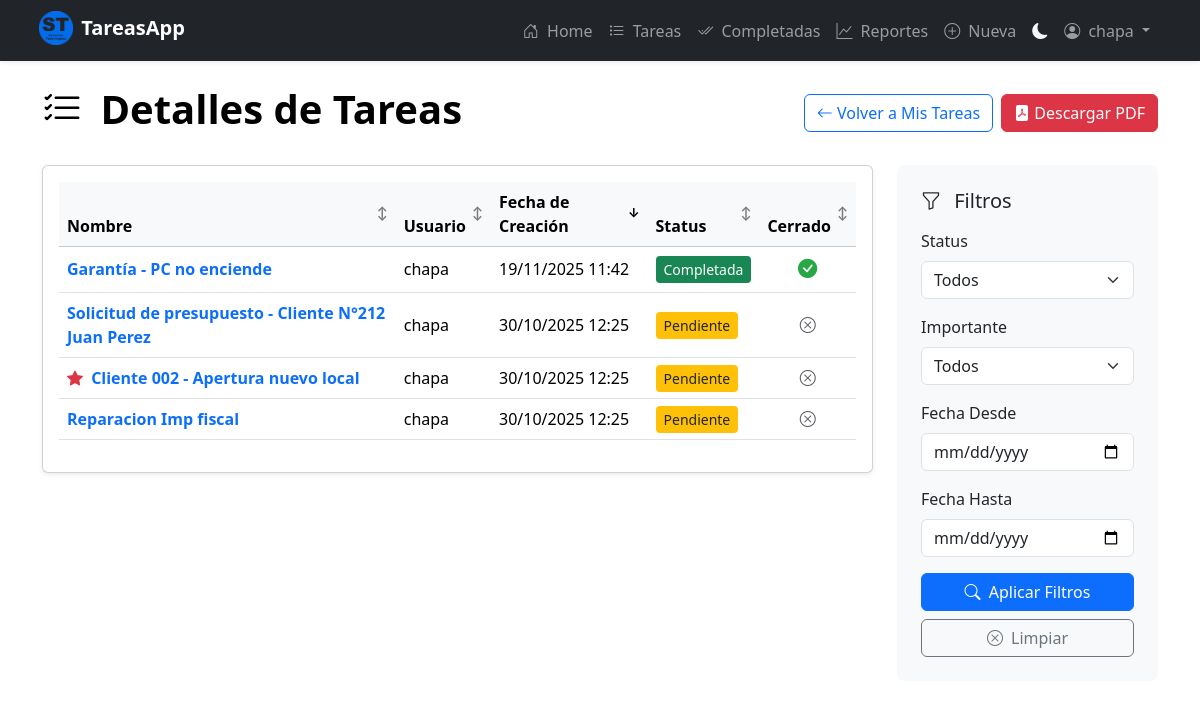
The app's page /tasks/details/ (signed in) with its own data.
### tasks/models.py (models this page shows, shortened)
class Task(models.Model):
  title = models.CharField(max_length=200)
  description = models.TextField(max_length=1000)
  created = models.DateTimeField(auto_now_add=True)
  datecompleted = models.DateTimeField(null=True, blank=True)
  important = models.BooleanField(default=False)
  user = models.ForeignKey(User, on_delete=models.CASCADE, related_name='owned_tasks')
  class Meta:
    verbose_name = 'Tarea'
    verbose_name_plural = 'Tareas'
    ordering = ['-created']

### tasks/views.py (the view)
# urls.py: path('tasks/details/', views.tasks_details, name='tasks_details'),
@login_required
def tasks_details(request):
    all_tasks = get_user_accessible_tasks(request.user)
    filter_status = request.GET.get('status', '')
    filter_important = request.GET.get('important', '')
    filter_date_from = request.GET.get('date_from', '')
    filter_date_to = request.GET.get('date_to', '')
    tasks = all_tasks
    if filter_status == 'completed':
        tasks = tasks.filter(datecompleted__isnull=False)
    elif filter_status == 'pending':
        tasks = tasks.filter(datecompleted__isnull=True)
    if filter_important == 'yes':
        tasks = tasks.filter(important=True)
    elif filter_important == 'no':
        tasks = tasks.filter(important=False)
    if filter_date_from:
        from django.utils.dateparse import parse_date
        date_from = parse_date(filter_date_from)
        if date_from:
            tasks = tasks.filter(created__gte=date_from)
    if filter_date_to:
        from django.utils.dateparse import parse_date
        date_to = parse_date(filter_date_to)
        if date_to:
            tasks = tasks.filter(created__lte=date_to)
    sort_by = request.GET.get('sort', 'created')
    sort_order = request.GET.get('order', 'desc')
    valid_sort_fields = ['title', 'user__username', 'created', 'datecompleted', 'important']
    if sort_by in valid_sort_fields:
        if sort_order == 'asc':
            tasks = tasks.order_by(sort_by)
        else:
            tasks = tasks.order_by(f'-{sort_by}')
    else:
        tasks = tasks.order_by('-created')
    return render(request, 'tasks_details.html', {
        'tasks': tasks,
        'filter_status': filter_status,
        'filter_important': filter_important,
        'filter_date_from': filter_date_from,
        'filter_date_to': filter_date_to,
        'sort_by': sort_by,
        'sort_order': sort_order,
    })

### tasks/permissions.py (called while the page is built)
def get_user_accessible_tasks(user):
    owned_tasks = Task.objects.filter(user=user)
    shared_task_ids = TaskPermission.objects.filter(user=user).values_list('task_id', flat=True)
    shared_tasks = Task.objects.filter(id__in=shared_task_ids)
    return owned_tasks | shared_tasks

### tasks/templates/tasks_details.html (shortened to what this page needs)
{% extends 'base.html' %}
{% load static %}
{% block content %}
<div class="container mt-4" id="mainContainer">
  <div class="d-flex justify-content-between align-items-center mb-4 flex-wrap gap-3">
    <h1 class="fw-bold text-black">
      <i class="bi bi-list-check me-2"></i> Detalles de Tareas
    </h1>
    <div class="d-flex gap-2">
      <a href="{% url 'tasks' %}" class="btn btn-outline-primary">
        <i class="bi bi-arrow-left"></i> Volver a Mis Tareas
      </a>
      <a href="{% url 'export_pdf_report' %}?report_type={{ report_type }}&days={{ context.period_days }}"
   class="btn btn-danger"
   target="_blank"
   title="Descargar PDF">
    <i class="bi bi-file-pdf-fill"></i> Descargar PDF
</a>
    </div>
  </div>
  <div class="row">
    <div class="col-lg-9">
      <div class="card shadow-sm">
        <div class="card-body">
          <div class="table-responsive">
            <table class="table table-hover align-middle">
              <thead class="table-light">
                <tr>
                  <th class="sortable-header {% if sort_by == 'title' %}sort-{{ sort_order }}{% endif %}"
                      data-sort="title" data-order="{% if sort_by == 'title' and sort_order == 'desc' %}asc{% else %}desc{% endif %}">
                    Nombre
                  </th>
                  <th class="sortable-header {% if sort_by == 'user__username' %}sort-{{ sort_order }}{% endif %}"
                      data-sort="user__username" data-order="{% if sort_by == 'user__username' and sort_order == 'desc' %}asc{% else %}desc{% endif %}">
                    Usuario
                  </th>
                  <th class="sortable-header {% if sort_by == 'created' %}sort-{{ sort_order }}{% endif %}"
                      data-sort="created" data-order="{% if sort_by == 'created' and sort_order == 'desc' %}asc{% else %}desc{% endif %}">
                    Fecha de Creación
                  </th>
                  <th class="sortable-header {% if sort_by == 'datecompleted' %}sort-{{ sort_order }}{% endif %}"
                      data-sort="datecompleted" data-order="{% if sort_by == 'datecompleted' and sort_order == 'desc' %}asc{% else %}desc{% endif %}">
                    Status
                  </th>
                  <th class="sortable-header {% if sort_by == 'datecompleted' %}sort-{{ sort_order }}{% endif %}"
                      data-sort="datecompleted" data-order="{% if sort_by == 'datecompleted' and sort_order == 'desc' %}asc{% else %}desc{% endif %}">
                    Cerrado
                  </th>
                </tr>
              </thead>
              <tbody>
                {% if tasks %}
                  {% for task in tasks %}
                  <tr>
                    <td>
                      <a href="{% url 'task_detail' task.id %}" class="text-decoration-none">
                        {% if task.important %}
                          <i class="bi bi-star-fill text-danger me-1"></i>
                        {% endif %}
                        <strong>{{ task.title }}</strong>
                      </a>
                    </td>
                    <td>{{ task.user.username }}</td>
                    <td>{{ task.created|date:"d/m/Y H:i" }}</td>
                    <td>
                      {% if task.datecompleted %}
                        <span class="status-badge bg-success text-white">Completada</span>
                      {% else %}
                        <span class="status-badge bg-warning text-dark">Pendiente</span>
                      {% endif %}
                    </td>
                    <td class="text-center">
                      {% if task.datecompleted %}
                        <i class="bi bi-check-circle-fill check-icon"></i>
                      {% else %}
                        <i class="bi bi-x-circle text-muted"></i>
                      {% endif %}
                    </td>
                  </tr>
                  {% endfor %}
                {% endif %}
              </tbody>
            </table>
          </div>
        </div>
      </div>
    </div>
    <div class="col-lg-3">
      <div class="filters-sidebar">
        <h5 class="mb-3">
          <i class="bi bi-funnel me-2"></i> Filtros
        </h5>
        <form method="get" id="filterForm">
          <div class="mb-3">
            <label for="status" class="form-label">Status</label>
            <select class="form-select" id="status" name="status">
              <option value="">Todos</option>
            </select>
          </div>
          <div class="mb-3">
            <label for="important" class="form-label">Importante</label>
            <select class="form-select" id="important" name="important">
              <option value="">Todos</option>
            </select>
          </div>
          <div class="mb-3">
            <label for="date_from" class="form-label">Fecha Desde</label>
            <input type="date" class="form-control" id="date_from" name="date_from" value="{{ filter_date_from }}">
          </div>
          <div class="mb-3">
            <label for="date_to" class="form-label">Fecha Hasta</label>
            <input type="date" class="form-control" id="date_to" name="date_to" value="{{ filter_date_to }}">
          </div>
          <div class="d-grid gap-2">
            <button type="submit" class="btn btn-primary">
              <i class="bi bi-search me-1"></i> Aplicar Filtros
            </button>
            <a href="{% url 'tasks_details' %}" class="btn btn-outline-secondary">
              <i class="bi bi-x-circle me-1"></i> Limpiar
            </a>
          </div>
        </form>
      </div>
    </div>
  </div>
</div>
{% endblock %}

### tasks/templates/base.html (shortened to what this page needs)
<!DOCTYPE html>
<html lang="en">
  <head>
    <link href="https://cdn.jsdelivr.net/npm/bootstrap@5.3.8/dist/css/bootstrap.min.css" rel="stylesheet">
    <link href="https://cdn.jsdelivr.net/npm/bootstrap-icons@1.11.3/font/bootstrap-icons.css" rel="stylesheet">
  </head>
  <body>
    {% include '_navbar.html' %}
    {% block content %}
    {% endblock %}
  </body>
</html>

### tasks/templates/_navbar.html (shortened to what this page needs)
<nav class="navbar navbar-expand-lg navbar-dark bg-dark shadow-sm">
  <div class="container">
    {% load static %}
    <a class="navbar-brand fw-bold" href="/" >
      <img src="{% static 'tasks/images/logo-st.png' %}" alt="Logo de YacareSoft" width="34" height="34" class="d-inline-block align-text-top" style="position: relative; top: -3px; right: 3px"> TareasApp
    </a>
    <div class="collapse navbar-collapse" id="navbarNav">
      <ul class="navbar-nav ms-auto align-items-lg-center">
        <li class="nav-item">
          <a href="/" class="nav-link {% if request.path == '/' %}active{% endif %}">
            <i class="bi bi-house-door me-1"></i> Home
          </a>
        </li>
        {% if user.is_authenticated %}
        <li class="nav-item">
          <a href="{% url 'tasks' %}" class="nav-link {% if request.path == '/tasks/' %}active{% endif %}">
            <i class="bi bi-list-task me-1"></i> Tareas
          </a>
        </li>
        <li class="nav-item">
          <a href="{% url 'tasks_completed' %}" class="nav-link {% if request.path == '/tasks_completed/' %}active{% endif %}">
            <i class="bi bi-check2-all me-1"></i> Completadas
          </a>
        </li>
        <li class="nav-item">
          <a href="{% url 'reports' %}" class="nav-link {% if '/reports/' in request.path %}active{% endif %}">
            <i class="bi bi-graph-up me-1"></i> Reportes
          </a>
        </li>
        <li class="nav-item">
          <a href="{% url 'create_task' %}" class="nav-link {% if request.path == '/create_task/' %}active{% endif %}">
            <i class="bi bi-plus-circle me-1"></i> Nueva
          </a>
        </li>
        <li class="nav-item">
          <button type="button" id="globalThemeToggle" class="nav-link btn btn-link text-light" title="Cambiar tema">
            <i class="bi bi-moon-fill" id="globalThemeIcon"></i>
          </button>
        </li>
        <li class="nav-item dropdown">
          <a
            class="nav-link dropdown-toggle"
            href="#"
            id="navbarDropdown"
            role="button"
            data-bs-toggle="dropdown"
            aria-expanded="false"
          >
            <i class="bi bi-person-circle me-1"></i> {{ user.username }}
          </a>
        </li>
        {% endif %}
      </ul>
    </div>
  </div>
</nav>

### tasks/templates/tasks_details.html (style rules this page uses)
.sortable-header { cursor: pointer; user-select: none; position: relative; padding-right: 25px !important; }
.sortable-header::after { content: '↕'; position: absolute; right: 8px; top: 50%; transform: translateY(-50%); opacity: 0.5; font-size: 0.8em; }
.sortable-header.sort-desc::after { content: '↓'; opacity: 1; }
.filters-sidebar { background-color: #f8f9fa; border-radius: 8px; padding: 1.5rem; height: fit-content; position: sticky; top: 20px; }
.table-responsive { max-height: calc(100vh - 200px); overflow-y: auto; }
.check-icon { color: #28a745; font-size: 1.2em; }
.status-badge { padding: 0.25rem 0.5rem; border-radius: 0.25rem; font-size: 0.875em; }

### records on screen
Task: title "Garantía - PC no enciende", user.username "chapa", created "19/11/2025 11:42", shows "Completada"
Task: title "Solicitud de presupuesto - Cliente N°212 Juan Perez", user.username "chapa", created "30/10/2025 12:25", shows "Pendiente"
Task: important True (drawn), title "Cliente 002 - Apertura nuevo local", user.username "chapa", created "30/10/2025 12:25", shows "Pendiente"
Task: title "Reparacion Imp fiscal", user.username "chapa", created "30/10/2025 12:25", shows "Pendiente"

### other values on screen
{{ user.username }} "chapa"
